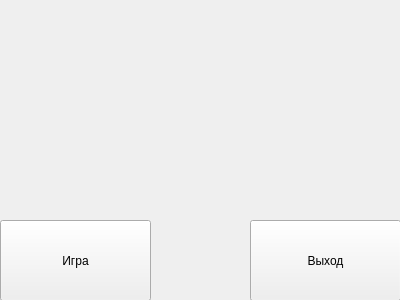
<?xml version="1.0" encoding="UTF-8"?>
<ui version="4.0">
 <class>MainWindow</class>
 <widget class="QMainWindow" name="MainWindow">
  <property name="geometry">
   <rect>
    <x>0</x>
    <y>0</y>
    <width>400</width>
    <height>300</height>
   </rect>
  </property>
  <property name="windowTitle">
   <string>Main Menu</string>
  </property>
  <widget class="QWidget" name="centralWidget">
   <widget class="QPushButton" name="playButton">
    <property name="geometry">
     <rect>
      <x>0</x>
      <y>220</y>
      <width>151</width>
      <height>81</height>
     </rect>
    </property>
    <property name="text">
     <string>Игра</string>
    </property>
   </widget>
   <widget class="QPushButton" name="exitButton">
    <property name="geometry">
     <rect>
      <x>250</x>
      <y>220</y>
      <width>151</width>
      <height>81</height>
     </rect>
    </property>
    <property name="text">
     <string>Выход</string>
    </property>
   </widget>
  </widget>
 </widget>
 <layoutdefault spacing="6" margin="11"/>
 <resources/>
 <connections/>
</ui>
